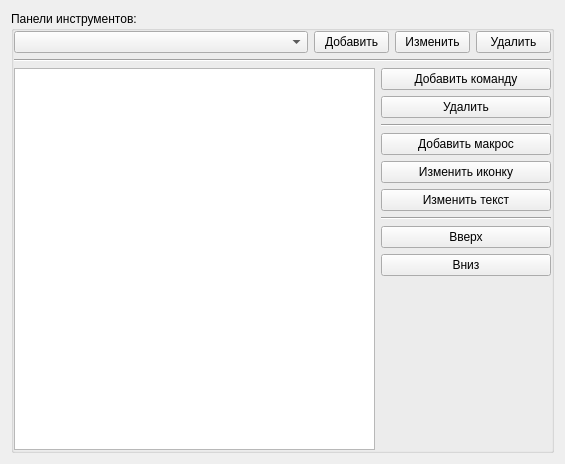
<?xml version="1.0" encoding="UTF-8"?>
<ui version="4.0">
 <class>CommandsOptions</class>
 <widget class="QWidget" name="CommandsOptions">
  <property name="geometry">
   <rect>
    <x>0</x>
    <y>0</y>
    <width>565</width>
    <height>464</height>
   </rect>
  </property>
  <property name="windowTitle">
   <string>Form</string>
  </property>
  <layout class="QVBoxLayout" name="verticalLayout_3">
   <item>
    <widget class="QGroupBox" name="groupBox">
     <property name="title">
      <string>Панели инструментов: </string>
     </property>
     <property name="flat">
      <bool>true</bool>
     </property>
     <layout class="QVBoxLayout" name="verticalLayout_2">
      <property name="leftMargin">
       <number>0</number>
      </property>
      <property name="topMargin">
       <number>0</number>
      </property>
      <property name="rightMargin">
       <number>0</number>
      </property>
      <property name="bottomMargin">
       <number>0</number>
      </property>
      <item>
       <layout class="QHBoxLayout" name="horizontalLayout">
        <item>
         <widget class="QComboBox" name="comboBox"/>
        </item>
        <item>
         <widget class="QPushButton" name="buttonAddTool">
          <property name="maximumSize">
           <size>
            <width>75</width>
            <height>16777215</height>
           </size>
          </property>
          <property name="text">
           <string>Добавить</string>
          </property>
         </widget>
        </item>
        <item>
         <widget class="QPushButton" name="buttonChangeName">
          <property name="maximumSize">
           <size>
            <width>75</width>
            <height>16777215</height>
           </size>
          </property>
          <property name="text">
           <string>Изменить</string>
          </property>
         </widget>
        </item>
        <item>
         <widget class="QPushButton" name="buttonDelTool">
          <property name="maximumSize">
           <size>
            <width>75</width>
            <height>16777215</height>
           </size>
          </property>
          <property name="text">
           <string>Удалить</string>
          </property>
         </widget>
        </item>
       </layout>
      </item>
      <item>
       <widget class="Line" name="line_3">
        <property name="orientation">
         <enum>Qt::Horizontal</enum>
        </property>
       </widget>
      </item>
      <item>
       <layout class="QHBoxLayout" name="horizontalLayout_2">
        <item>
         <widget class="QListView" name="listView"/>
        </item>
        <item>
         <layout class="QVBoxLayout" name="verticalLayout">
          <item>
           <widget class="QPushButton" name="buttonAddCmd">
            <property name="minimumSize">
             <size>
              <width>170</width>
              <height>0</height>
             </size>
            </property>
            <property name="maximumSize">
             <size>
              <width>170</width>
              <height>16777215</height>
             </size>
            </property>
            <property name="text">
             <string>Добавить команду</string>
            </property>
           </widget>
          </item>
          <item>
           <widget class="QPushButton" name="buttonDelAction">
            <property name="text">
             <string>Удалить</string>
            </property>
           </widget>
          </item>
          <item>
           <widget class="Line" name="line">
            <property name="orientation">
             <enum>Qt::Horizontal</enum>
            </property>
           </widget>
          </item>
          <item>
           <widget class="QPushButton" name="buttonAddMacro">
            <property name="text">
             <string>Добавить макрос</string>
            </property>
           </widget>
          </item>
          <item>
           <widget class="QPushButton" name="buttonIcon">
            <property name="text">
             <string>Изменить иконку</string>
            </property>
           </widget>
          </item>
          <item>
           <widget class="QPushButton" name="buttonName">
            <property name="text">
             <string>Изменить текст</string>
            </property>
           </widget>
          </item>
          <item>
           <widget class="Line" name="line_2">
            <property name="orientation">
             <enum>Qt::Horizontal</enum>
            </property>
           </widget>
          </item>
          <item>
           <widget class="QPushButton" name="buttonUp">
            <property name="text">
             <string>Вверх</string>
            </property>
           </widget>
          </item>
          <item>
           <widget class="QPushButton" name="buttonDown">
            <property name="text">
             <string>Вниз</string>
            </property>
           </widget>
          </item>
          <item>
           <spacer name="verticalSpacer">
            <property name="orientation">
             <enum>Qt::Vertical</enum>
            </property>
            <property name="sizeHint" stdset="0">
             <size>
              <width>20</width>
              <height>40</height>
             </size>
            </property>
           </spacer>
          </item>
         </layout>
        </item>
       </layout>
      </item>
     </layout>
    </widget>
   </item>
  </layout>
 </widget>
 <resources/>
 <connections/>
</ui>
